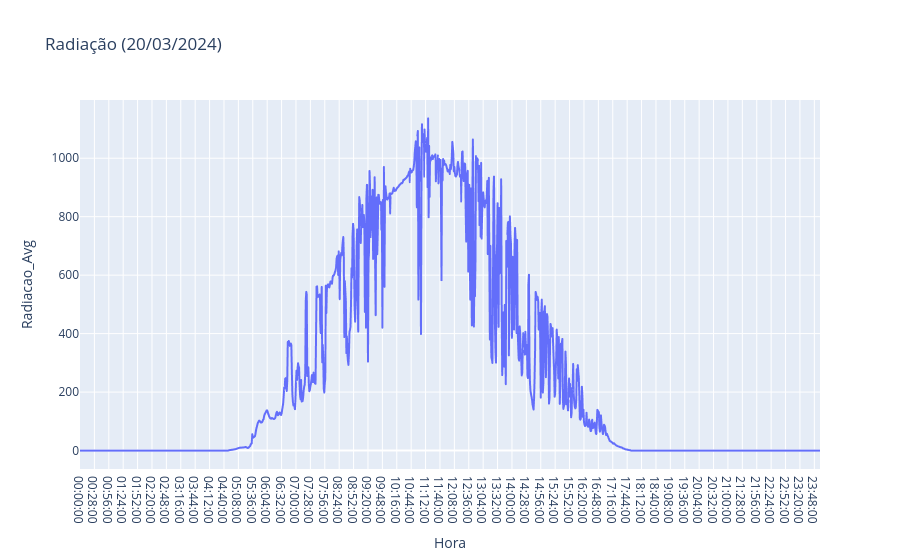

Notebook code for this chart:
### Code cell
#Radiação
fig = px.line(df4, x ='Hora', y = "Radiacao_Avg", title="Radiação (21/12/2024)")
fig.show()

### Figure 1 — Plotly figure (JSON) as saved in the notebook; plotly's stock layout.template omitted (floating-point values rounded to 4 significant figures; data arrays with more than 128 entries replaced by an {"elided": "..."} marker saying what was removed)
{"data": [{"hovertemplate": "Hora=%{x}<br>Radiacao_Avg=%{y}<extra></extra>", "legendgroup": "", "line": {"color": "#636efa", "dash": "solid"}, "marker": {"symbol": "circle"}, "mode": "lines", "name": "", "showlegend": false, "type": "scattergl", "x": {"elided": "1440 str values"}, "xaxis": "x", "y": {"elided": "1440 float values"}, "yaxis": "y"}], "layout": {"legend": {"tracegroupgap": 0}, "title": {"text": "Radiação (20/03/2024)"}, "xaxis": {"anchor": "y", "domain": [0, 1], "title": {"text": "Hora"}}, "yaxis": {"anchor": "x", "domain": [0, 1], "title": {"text": "Radiacao_Avg"}}}}
